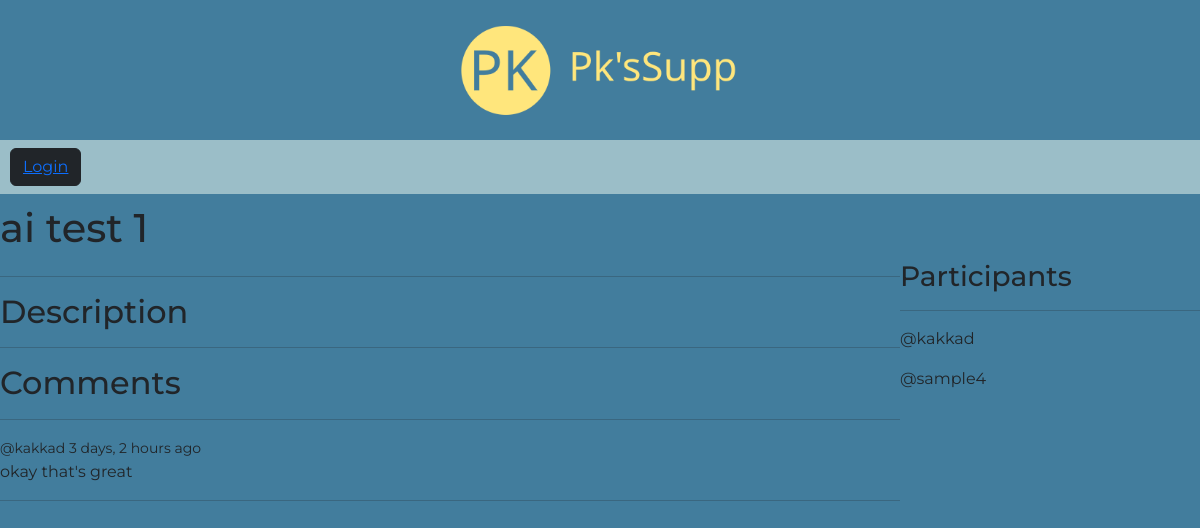
Before: /room_page/9/ with the older database file.
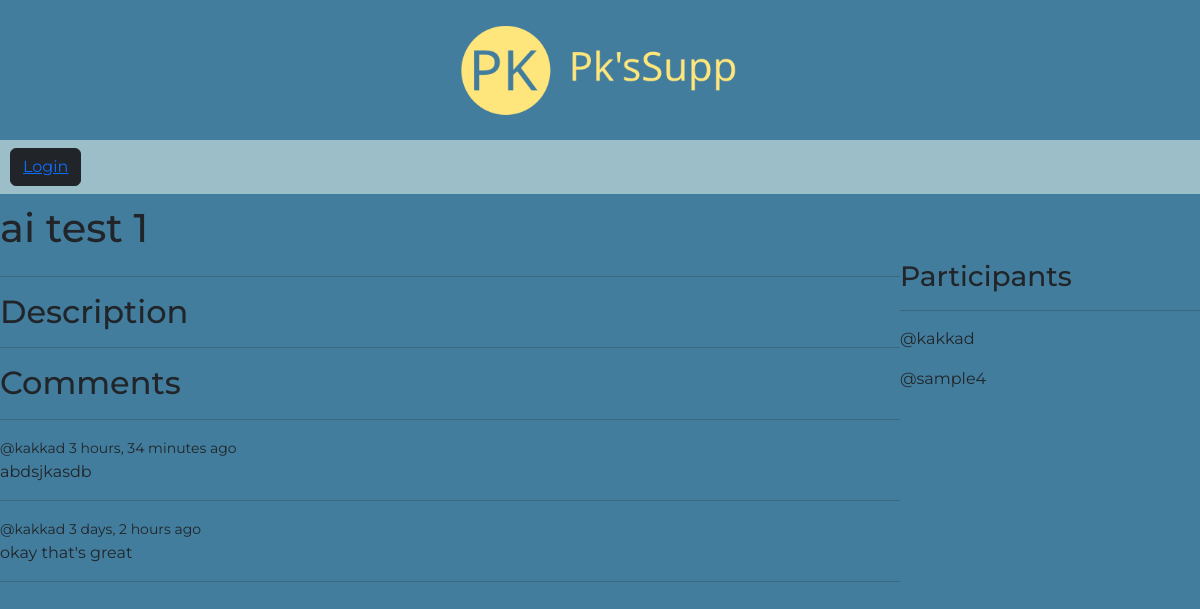
After: the same page with the newer database file.
### base/models.py (models this page shows, shortened)
class Message(models.Model):
    user = models.ForeignKey(User, on_delete=models.CASCADE)
    room = models.ForeignKey(Room, on_delete=models.CASCADE)
    body = models.TextField()
    updated = models.DateTimeField(auto_now=True)
    created = models.DateTimeField(auto_now_add=True)
    class Meta:
        ordering = ["-updated", "-created"]

### base/views.py (the view)
# urls.py: path("room_page/<str:pk>/", views.room, name="room"),
def room(request, pk):
    room = Room.objects.get(id=pk)
    room_messages = room.message_set.all()
    participants = room.participants.all()
    if request.method == "POST":
        message = Message.objects.create(
            user=request.user, room=room, body=request.POST.get("body")
        )
        room.participants.add(request.user)
        return redirect("room", pk=room.id)
    context = {
        "room": room,
        "room_messages": room_messages,
        "participants": participants,
    }
    return render(request, "base/room.html", context)

### base/templates/base/room.html (shortened to what this page needs)
{% extends 'main.html' %} {% block content %}
<h1>{{room.name}}</h1>
<div class="room-container">
  <div>
    <hr />
    <h2>Description</h2>
    <hr />
    <h2>Comments</h2>
    <hr />
    {% for message in room_messages %}
    <div>
      <small>@{{message.user}} {{message.created|timesince}} ago</small>
      <p>{{message.body}}</p>
      <hr />
    </div>
    {% endfor %}
  </div>
  <div>
    <h3>Participants</h3>
    <hr />
    {% for participant in participants %}
    <div>
      <p>@{{participant.username}}</p>
    </div>
    {% endfor %}
  </div>
</div>
 {% endblock content %}

Changed rows visible on the page:
added Message: user "kakkad", created "3 hours, 34 minutes", body "abdsjkasdb"
